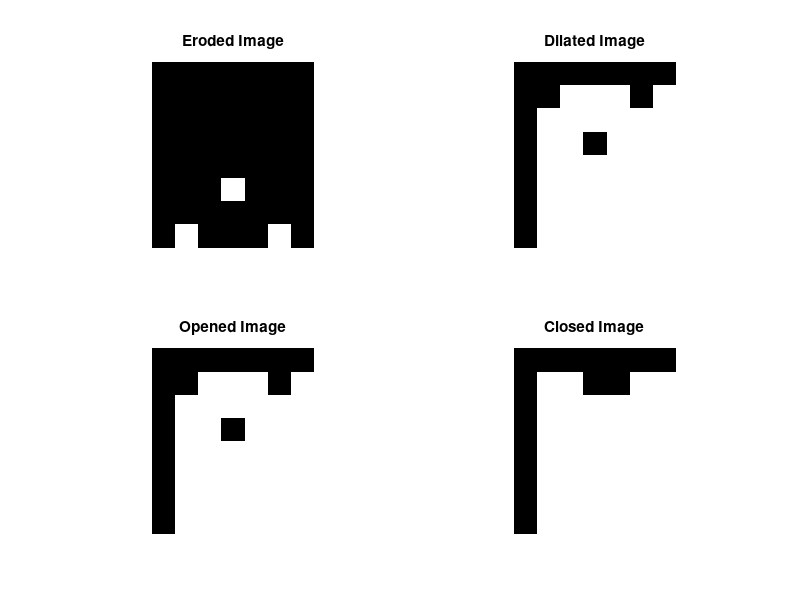

Write the MATLAB code that produced this figure.
% Given matrix 'a'
a = [
    0 0 0 0 0 0 0;
    1 1 0 0 1 1 0;
    1 1 0 0 1 1 0;
    1 1 1 1 1 1 0;
    1 1 1 1 1 1 0;
    1 1 0 0 1 1 0;
    1 1 0 0 1 1 0;
    0 0 0 0 0 0 0
];

% Given structuring element 'st'
st = [
    1 1;
    0 0
];

% Define the size of the structuring element
[st_rows, st_cols] = size(st);

% Initialize the result matrices
eroded_image = zeros(size(a));
dilated_image = zeros(size(a));
opened_image = zeros(size(a));
closed_image = zeros(size(a));

% Perform erosion operation
for i = 1:size(a, 1) - st_rows + 1
    for j = 1:size(a, 2) - st_cols + 1
        if all(all(a(i:i+st_rows-1, j:j+st_cols-1) == st))
            eroded_image(i+1, j+1) = 1;
        end
    end
end

% Perform dilation operation
for i = 1:size(a, 1) - st_rows + 1
    for j = 1:size(a, 2) - st_cols + 1
        if any(any(a(i:i+st_rows-1, j:j+st_cols-1) == st))
            dilated_image(i+1, j+1) = 1;
        end
    end
end

% Perform opening operation (erosion followed by dilation)
opened_image = dilated_image;
for i = 1:size(a, 1) - st_rows + 1
    for j = 1:size(a, 2) - st_cols + 1
        if all(all(eroded_image(i:i+st_rows-1, j:j+st_cols-1) == st))
            opened_image(i+1, j+1) = 1;
        end
    end
end

% Perform closing operation (dilation followed by erosion)
closed_image = eroded_image;
for i = 1:size(a, 1) - st_rows + 1
    for j = 1:size(a, 2) - st_cols + 1
        if any(any(dilated_image(i:i+st_rows-1, j:j+st_cols-1) == st))
            closed_image(i+1, j+1) = 1;
        end
    end
end

% Display results
subplot(2, 2, 1); imshow(eroded_image); title('Eroded Image');
subplot(2, 2, 2); imshow(dilated_image); title('Dilated Image');
subplot(2, 2, 3); imshow(opened_image); title('Opened Image');
subplot(2, 2, 4); imshow(closed_image); title('Closed Image');
